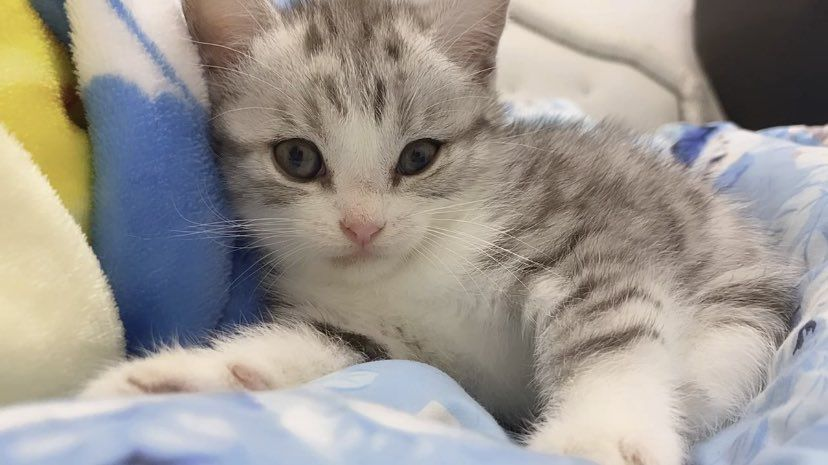
#> input picture test/mii.jpeg, 828 x 465 px
$ python Lab1_1_3.py
#> lines starting #> are read from the running program, lines starting #| are printed output that depends on the picture
import cv2
import matplotlib.pyplot as plt
import numpy


image = cv2.imread('mii.jpeg')
#> image is the input picture: shape (465, 828, 3); mean B, G, R 144.8, 151.3, 156.9
#| (3, 828, 465)
#| (3, 465, 828)

image_tr = numpy.transpose(image)
image_move = numpy.moveaxis(image,2,0)
image_reshape = numpy.reshape(image,(3,465,828))
def Bittv(img):
    H,W,C = img.shape
#> H = 465; W = 828; C = 3
    for c in range(0,C):
        for w in range(0,W):
            for h in range(0,H):
                img[h][w][c] = (img[h][w][c]/255)*128
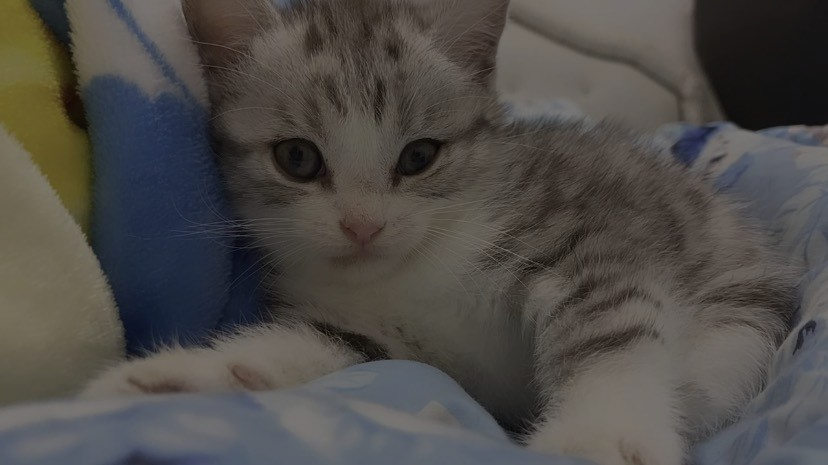
#> img: shape (465, 828, 3); mean B, G, R 72.2, 75.4, 78.2
    return img

#A = Bittv(image)

#print(A)
print(image_tr.shape)
print(image_move.shape)

plt.figure(figsize=(15, 10))


plt.subplot(2, 4, 1)
plt.imshow(image)
plt.title('Original')

plt.subplot(2, 4, 2)
plt.imshow(Bittv(image))
plt.title('down')

plt.show()
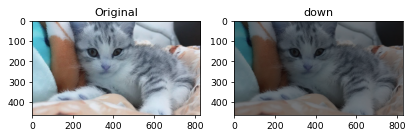
#> figure drawn by matplotlib, 2 panels; B, G, R data is drawn as R, G, B
